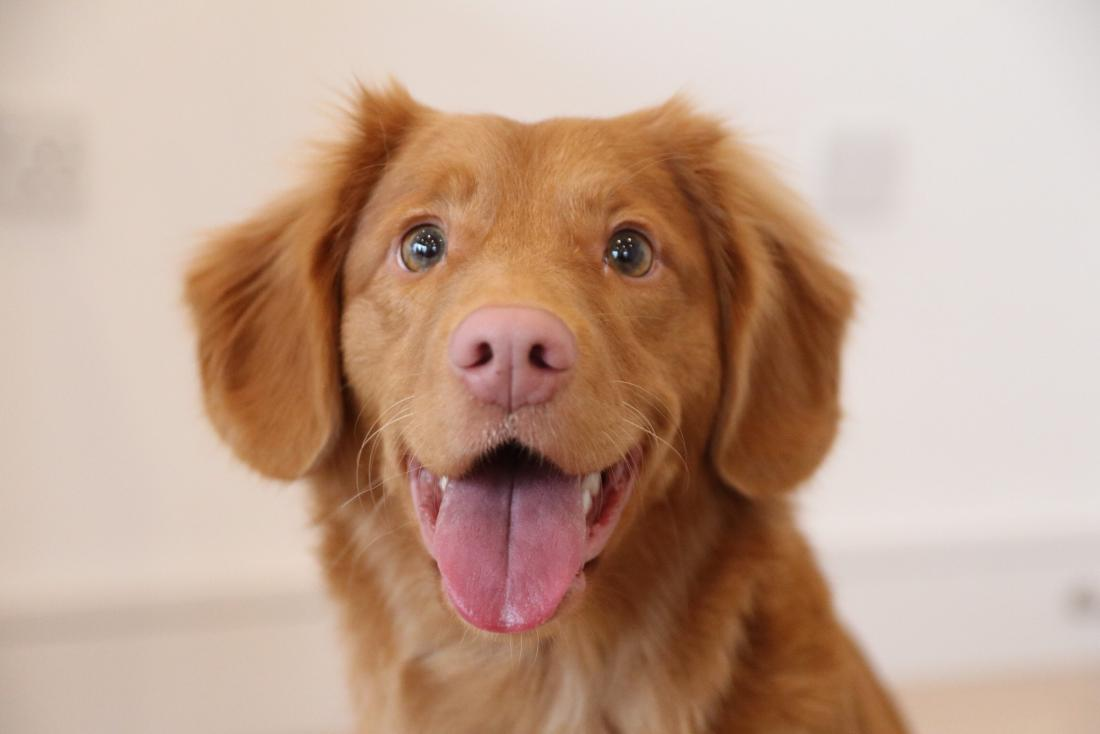
#> input picture 개념/Part1) 인공지능에 대한 개념과 준비/실습코드/source/dog.jpg, 1100 x 734 px
$ jupyter execute '12. 인공지능 개발 준비 - 07~08. 시각화 기초(이미지).ipynb'   (shell and % lines are left out)
#> lines starting #> are read from the running program, lines starting #| are printed output that depends on the picture
## package 불러오기

[cell 1]
import numpy as np

from PIL import Image

import matplotlib.pyplot as plt

---

## 이미지 파일 열기

opencv로도 열수 있지만, shape 순서가 바뀔 때도 있어서 PIL로 여는 것을 개인적으로 선호

[cell 2]
path = 'source/dog.jpg'

image_pil = Image.open(path)
#> image_pil is the input picture: PIL image 1100x734 RGB; mean R, G, B 192.9, 162.6, 143.9
image = np.array(image_pil)

---

## 이미지 들여다 보기

[cell 3]
image.shape
#> Out = (734, 1100, 3)
# image는 2차원이지만 rgb때문에 3차원으로 나옴

[cell 4]
np.max(image), np.min(image)
#> Out = (255, 0)

이미지를 열기 전에 shape 및 min, max를 통해서 이미지의 range 확인 필요

___

## 그래프로 시각화 하기

[cell 5]
plt.hist(image.ravel(), 256, [0, 256])
plt.show()
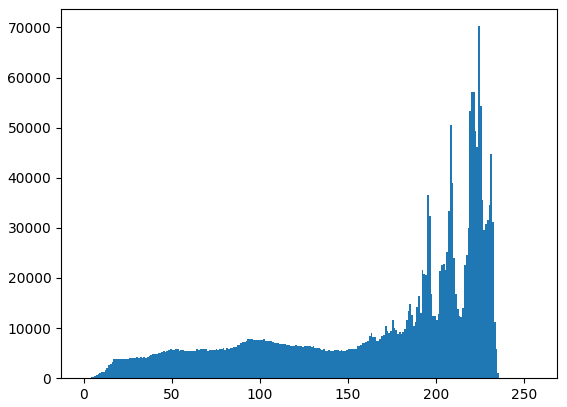
#> figure drawn by matplotlib, 1 panel; tallest bar 70241 high, from x = 224 to 225

---

## 그림 나타내기

[cell 6]
plt.imshow(image)
plt.show()

---
## 이미지 흑백으로 열기

[cell 7]
image_pil = Image.open(path).convert("L")
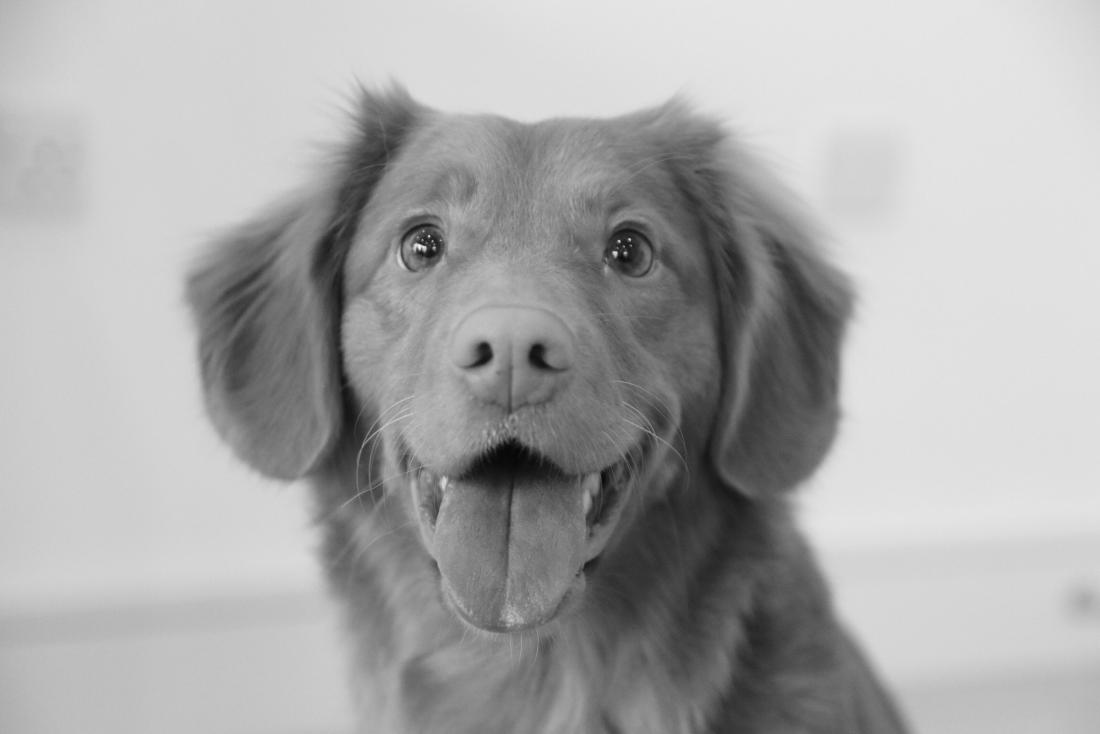
#> image_pil: PIL image 1100x734 L; min 5, max 248, mean 169.5
image_bw = np.array(image_pil)

[cell 8]
image_bw.shape
#> Out = (734, 1100)

# rge가 사라지고 흑백이 되었기 때문에 3차원에서 2차원으로 줄어들었다.

---
## 흑백 이미지 열기

[cell 9]
# 2개의 차원일 때는 gray scale로 열림
plt.imshow(image_bw, 'gray')
plt.show()

---
### 다른 색상으로 cmap 표현하기

### gray scale

[cell 10]
image_bw.shape
#> Out = (734, 1100)

[cell 11]
plt.imshow(image_bw, 'gray')
plt.show()

---

### RdBu

[cell 12]
plt.imshow(image_bw, 'RdBu')
plt.show()

---

### jet

[cell 13]
plt.imshow(image_bw, 'jet')
plt.show()

---
## Colorbar 추가하기

[cell 14]
plt.imshow(image_bw, 'jet')
plt.colorbar()
plt.show()
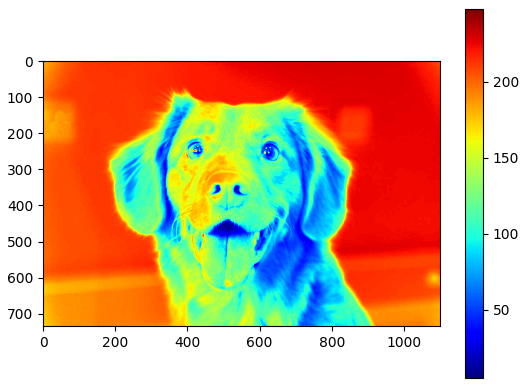
#> figure drawn by matplotlib, 2 panels

---
## 이미지 설정

이미지 보기 사이즈 조절

[cell 15]
plt.figure(figsize=(10,10))
plt.imshow(image)
plt.show()

---
## 이미지에 제목 추가

[cell 16]
plt.title('Tiger')
plt.imshow(image)
plt.show()

---

# 두번째 이미지 열기

[cell 17]
cat_path='source/cat.jpg'

image_pil = Image.open(cat_path)
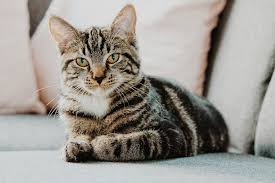
#> input picture 개념/Part1) 인공지능에 대한 개념과 준비/실습코드/source/cat.jpg, 275 x 183 px
#> image_pil is the input picture: PIL image 275x183 RGB; mean R, G, B 157.4, 153.4, 147.4
cat_image = np.array(image_pil)

---
## 두번쨰 이미지를 첫번째 이미지 모양에 맞추기

[cell 18]
cat_image.shape
#> Out = (183, 275, 3)

[cell 19]
image.shape, cat_image.shape
#> Out = ((734, 1100, 3), (183, 275, 3))

# 강아지의 차원과 고양이의 차원이 서로 다르다

---

## 두번째 이미지 합치기 위한 준비

[cell 20]
import cv2

[cell 21]
dog_image = cv2.resize(image, (275,183))     # shape에서의 차원과 다르다
dog_image.shape

[cell 22]
dog_image.shape, cat_image.shape

---

## Image 합치기

[cell 23]
plt.imshow(dog_image, alpha=0.8)
plt.imshow(cat_image, alpha=0.5)

# alpha를 통한 이미지 투명화!

plt.show()

---
# Subplot

[cell 24]
plt.figure(figsize=(10,10))
plt.subplot(221)               # ,를 생략하고 써주어도 된다.
plt.imshow(dog_image)

plt.subplot(222)
plt.imshow(image_bw,'gray')

plt.subplot(223)
plt.imshow(cat_image)
plt.show()
